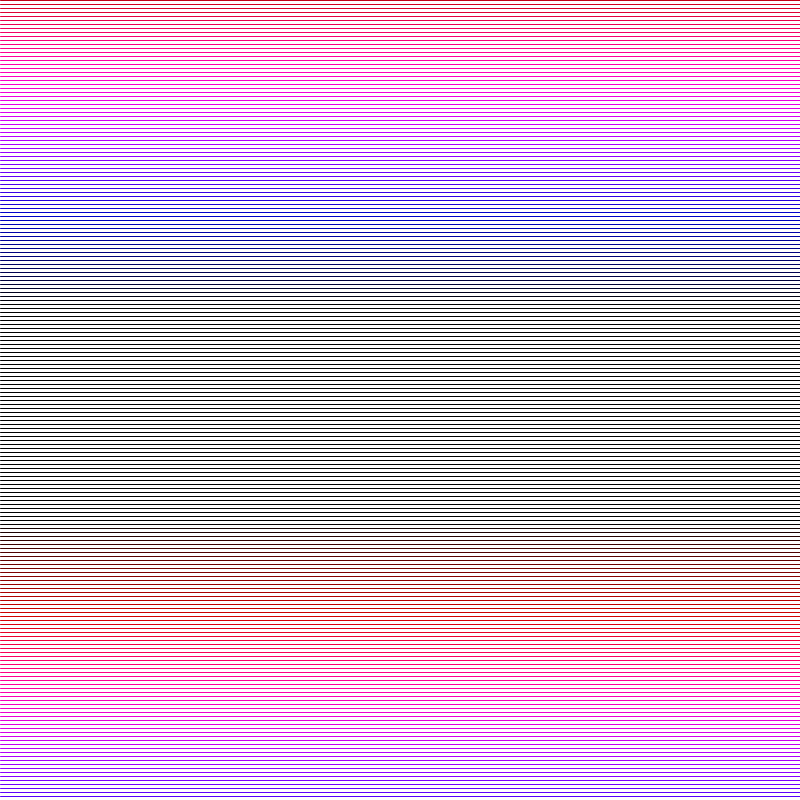
Frame 1 (no input)
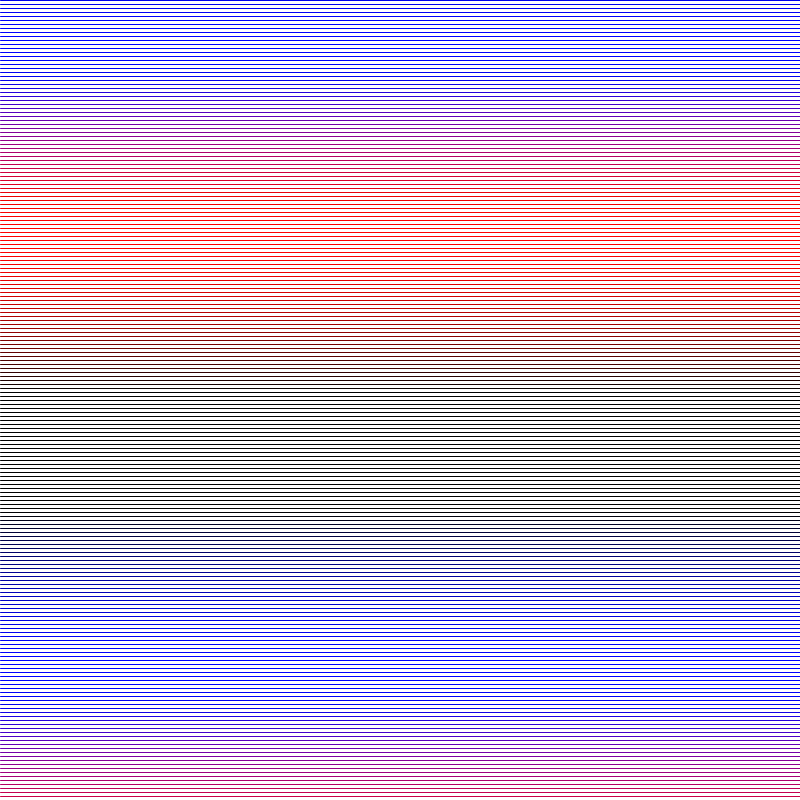
Frame 60 (the mouse pressed at the canvas centre just before this capture)
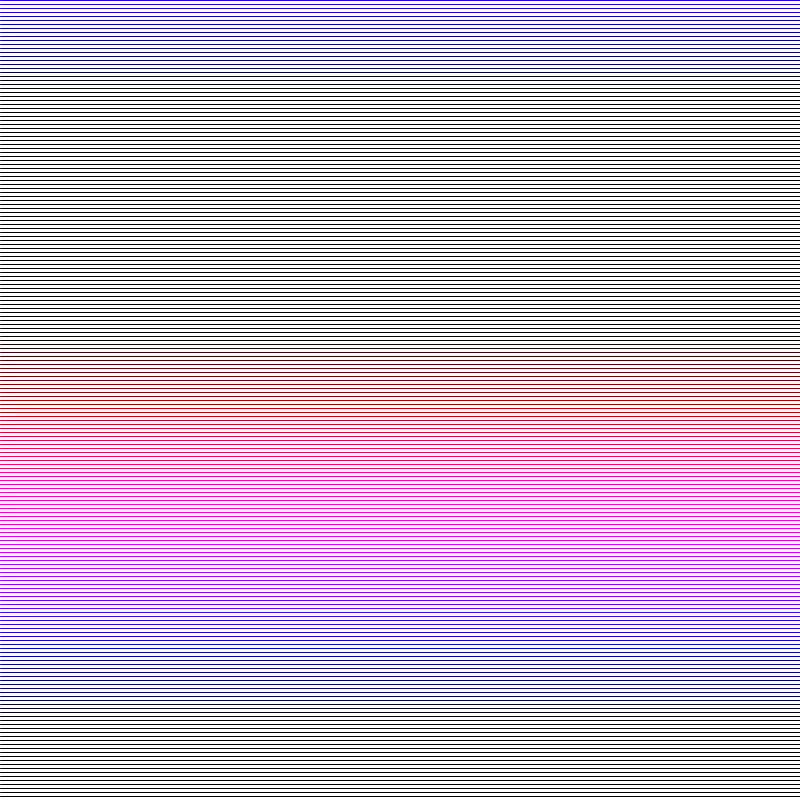
Frame 120 (the mouse held since frame 60 and released just before this capture)

The Processing sketch that drew these frames (run headless with seeded random() and noise(); from frame 60 on, the mouse is pressed at the canvas centre):

// Processing sketch: basics_3
// ── basics_3.pde
void setup(){ // static
  size(800, 800);
}

void draw(){ // loop
    background(255, 255, 255);
  
  for(int step = 0; step < 1000; step = step + 4){
    stroke(sin(millis()*0.01+step*0.01)*255, 0, sin(millis()*0.001+step*0.01)*255);
    line(0, step, width, step);
  }  
}
